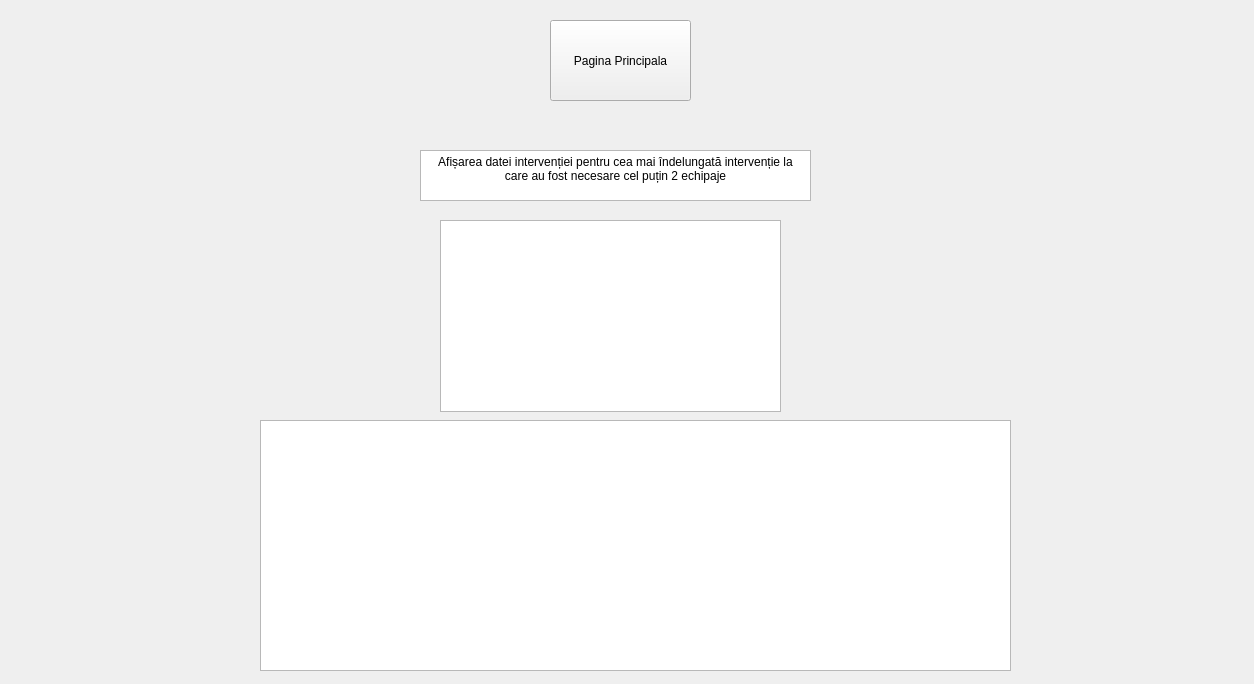
<?xml version="1.0" encoding="UTF-8"?>
<ui version="4.0">
 <class>Form</class>
 <widget class="QWidget" name="Form">
  <property name="geometry">
   <rect>
    <x>0</x>
    <y>0</y>
    <width>1254</width>
    <height>684</height>
   </rect>
  </property>
  <property name="windowTitle">
   <string>Form</string>
  </property>
  <widget class="QTableView" name="tableView">
   <property name="geometry">
    <rect>
     <x>260</x>
     <y>420</y>
     <width>751</width>
     <height>251</height>
    </rect>
   </property>
   <property name="textElideMode">
    <enum>Qt::TextElideMode::ElideRight</enum>
   </property>
  </widget>
  <widget class="QPushButton" name="pushButton">
   <property name="geometry">
    <rect>
     <x>550</x>
     <y>20</y>
     <width>141</width>
     <height>81</height>
    </rect>
   </property>
   <property name="text">
    <string>Pagina Principala</string>
   </property>
  </widget>
  <widget class="QTableView" name="tableView_2">
   <property name="geometry">
    <rect>
     <x>440</x>
     <y>220</y>
     <width>341</width>
     <height>192</height>
    </rect>
   </property>
  </widget>
  <widget class="QTextEdit" name="textEdit">
   <property name="geometry">
    <rect>
     <x>420</x>
     <y>150</y>
     <width>391</width>
     <height>51</height>
    </rect>
   </property>
   <property name="html">
    <string>&lt;!DOCTYPE HTML PUBLIC &quot;-//W3C//DTD HTML 4.0//EN&quot; &quot;http://www.w3.org/TR/REC-html40/strict.dtd&quot;&gt;
&lt;html&gt;&lt;head&gt;&lt;meta name=&quot;qrichtext&quot; content=&quot;1&quot; /&gt;&lt;meta charset=&quot;utf-8&quot; /&gt;&lt;style type=&quot;text/css&quot;&gt;
p, li { white-space: pre-wrap; }
hr { height: 1px; border-width: 0; }
li.unchecked::marker { content: &quot;\2610&quot;; }
li.checked::marker { content: &quot;\2612&quot;; }
&lt;/style&gt;&lt;/head&gt;&lt;body style=&quot; font-family:'Segoe UI'; font-size:9pt; font-weight:400; font-style:normal;&quot;&gt;
&lt;p align=&quot;center&quot; style=&quot; margin-top:0px; margin-bottom:0px; margin-left:0px; margin-right:0px; -qt-block-indent:0; text-indent:0px;&quot;&gt;Afișarea datei intervenției pentru cea mai îndelungată intervenție la care au fost necesare cel puțin 2 echipaje&lt;/p&gt;&lt;/body&gt;&lt;/html&gt;</string>
   </property>
  </widget>
 </widget>
 <resources/>
 <connections/>
</ui>
